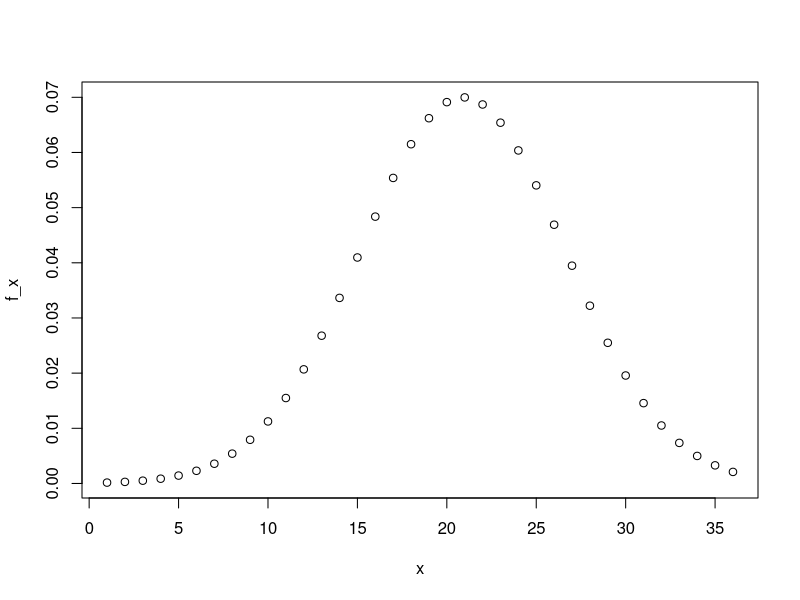
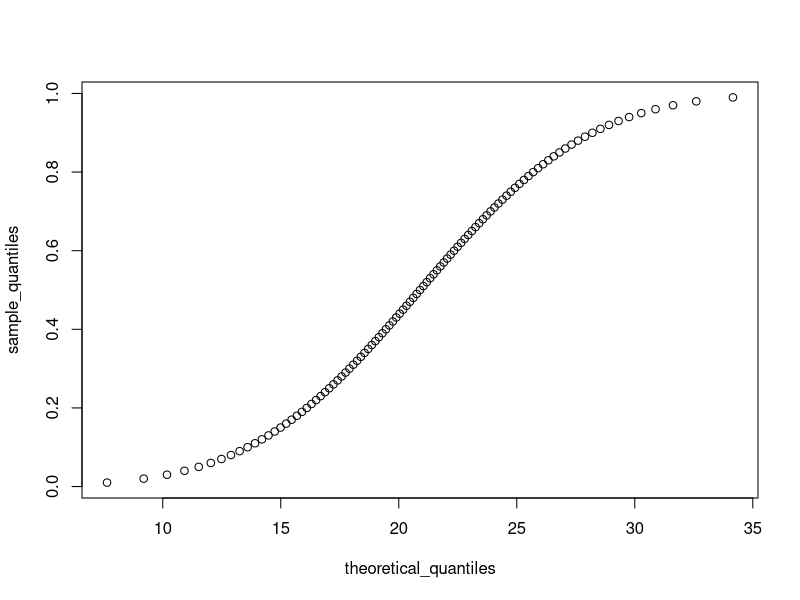

R code for these plots, in order:
# Set the seed to 16, then use rnorm to generate a normal distribution of 10000 tests
#  with a mean of 20.9 and standard deviation of 5.7. Save these values as act_scores.
# You'll be using this dataset throughout these four multi-part questions.
set.seed(16)
act_scores <- rnorm(10000, 20.9, 5.7)


######### QUESTION 1a/b/c/d/e #########
# What is the mean of act_scores?
mean(act_scores)

# What is the standard deviation of act_scores?
sd(act_scores)

# A perfect score is 36 or greater (the maximum reported score is 36).
# In act_scores, how many perfect scores are there out of 10,000 simulated tests?
sum(act_scores >= 36)

# In act_scores, what is the probability of an ACT score greater than 30?
sum(act_scores > 30)/length(act_scores)

# In act_scores, what is the probability of an ACT score less than or equal to 10?
sum(act_scores <= 10)/length(act_scores)


######### QUESTION 2 #########
# Set x equal to the sequence of integers 1 to 36. Use dnorm to determine the value
#  of the probability density function over x given a mean of 20.9 and standard
#  deviation of 5.7; save the result as f_x. Plot x against f_x.
x <- 1:36
f_x <- dnorm(x, 20.9, 5.7)
plot(x, f_x)


######### QUESTION 3a/b/c #########
# Convert act_scores to Z-scores. Recall from Data Visualization that to standardize
#  values (convert values into Z-scores, that is, values distributed with a mean of
#  0 and standard deviation of 1), you must subtract the mean and then divide by the
#  standard deviation. Use the mean and standard deviation of act_scores, not the
#  original values used to generate random test scores.
# What is the probability of a Z-score greater than 2 (2 standard deviations above
#  the mean)?
z_act_scores <- (act_scores-mean(act_scores))/sd(act_scores)
sum(z_act_scores > 2)/length(z_act_scores)

# What ACT score value corresponds to 2 standard deviations above the mean (Z = 2)?
2*sd(act_scores)+mean(act_scores)

# A Z-score of 2 corresponds roughly to the 97.5th percentile. Use qnorm to determine
#  the 97.5th percentile of normally distributed data with the mean and standard
#  deviation observed in act_scores.
# What is the 97.5th percentile of act_scores?
qnorm(.975, mean(act_scores), sd(act_scores))


######### QUESTION 4a/b/c/d #########
# Write a function that takes a value and produces the probability of an ACT score less
#  than or equal to that value (the CDF). Apply this function to the range 1 to 36.
# What is the minimum integer score such that the probability of that score or lower
#  is at least .95?
ceiling(qnorm(0.95, mean(act_scores), sd(act_scores)))

# Use qnorm to determine the expected 95th percentile, the value for which the
#  probability of receiving that score or lower is 0.95, given a mean score of
#  20.9 and standard deviation of 5.7. What is the 95th percentile of act_scores?
qnorm(0.95, 20.9, 5.7)

# As discussed in the Data Visualization course, we can use quantile to determine
#  sample quantiles from the data.
# Make a vector containing the quantiles for p <- seq(0.01, 0.99, 0.01), the 1st
#  through 99th percentiles of the act_scores data. Save these as sample_quantiles.
# In what percentile is a score of 26? Note that a score between the 98th and 99th
#  percentile should be considered the 98th percentile, for example, and that quantile
#  numbers are used as names for the vector sample_quantiles.
sample_quantiles <- seq(0.01, 0.99, 0.01)
quantile(act_scores, sample_quantiles)

# Make a corresponding set of theoretical quantiles using qnorm over the interval
#  p <- seq(0.01, 0.99, 0.01) with mean 20.9 and standard deviation 5.7. Save these
#  as theoretical_quantiles. Make a QQ-plot graphing sample_quantiles on the y-axis
#  versus theoretical_quantiles on the x-axis.
theoretical_quantiles <- qnorm(sample_quantiles, 20.9, 5.7)
qqplot(y=sample_quantiles, x=theoretical_quantiles)
